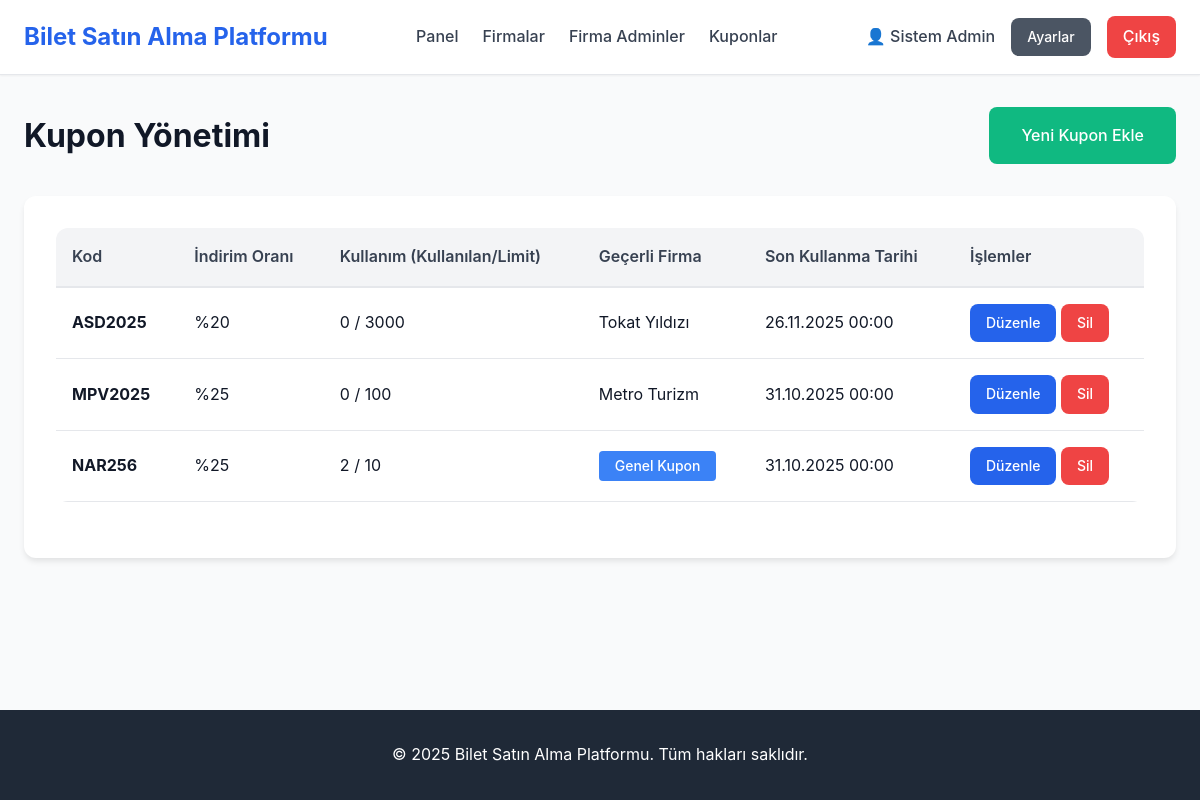
Before: /admin/coupons (signed in) with the older database file.
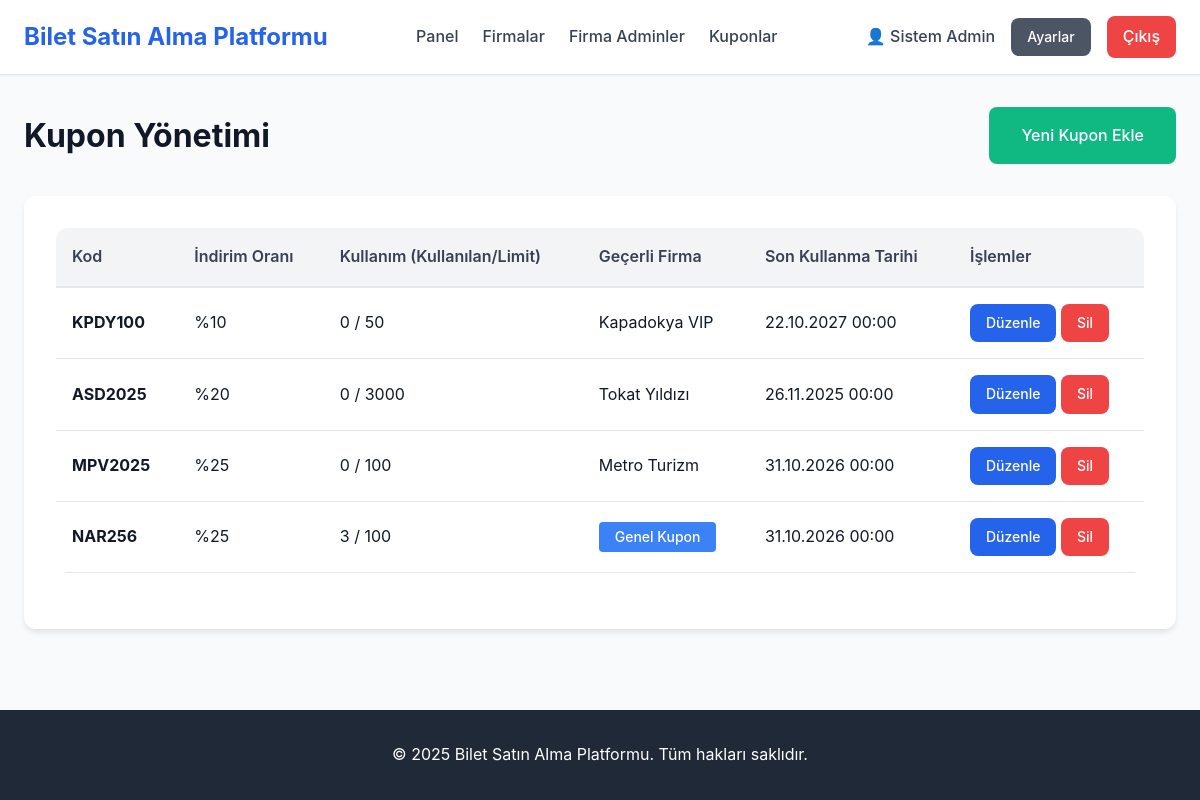
After: the same page with the newer database file.
### tables this page shows
CREATE TABLE Coupons (
    id TEXT PRIMARY KEY,                    -- UUID
    code TEXT NOT NULL UNIQUE,              -- Kupon kodu (benzersiz)
    discount REAL NOT NULL CHECK(discount > 0 AND discount <= 100),  -- İndirim oranı (%)
    company_id TEXT NULL,                   -- NULL ise global (admin), değilse firma kuponu
    usage_limit INTEGER NOT NULL,           -- Toplam kullanım limiti
    used_count INTEGER DEFAULT 0,           -- Şu ana kadar kaç kez kullanıldı
    expire_date DATETIME NOT NULL,          -- Son kullanma tarihi
    created_at TIMESTAMP DEFAULT CURRENT_TIMESTAMP,
    FOREIGN KEY (company_id) REFERENCES Bus_Company(id) ON DELETE CASCADE
);

CREATE TABLE Bus_Company (
    id TEXT PRIMARY KEY,                    -- UUID
    name TEXT NOT NULL UNIQUE,              -- Firma adı (benzersiz)
    logo_path TEXT,                         -- Logo dosya yolu
    created_at TIMESTAMP DEFAULT CURRENT_TIMESTAMP
);

### pages/admin/coupons.php (called while the page is built, shortened)
<?php
$auth = new Auth();
$db = Database::getInstance();
$auth->requireAdmin();
$coupons = $db->getAllCoupons();
require_once INCLUDES_PATH . '/header.php';
require_once VIEWS_PATH . '/admin/coupons.view.php';
require_once INCLUDES_PATH . '/footer.php';

### public/index.php (called while the page is built, shortened)
<?php
require_once __DIR__ . '/../config/config.php';
require_once __DIR__ . '/../router.php';

### config/config.php (called while the page is built, shortened)
<?php
require_once __DIR__ . '/database.php';
spl_autoload_register(function ($class) {
    $file = CLASSES_PATH . '/' . $class . '.php';
});

### config/database.php (called while the page is built, shortened)
<?php
function getDBConnection() {
    try {
        $pdo = new PDO('sqlite:' . DB_PATH);
        $pdo->setAttribute(PDO::ATTR_ERRMODE, PDO::ERRMODE_EXCEPTION);
        $pdo->exec('PRAGMA foreign_keys = ON');
        $pdo->setAttribute(PDO::FETCH_ASSOC, true);
        return $pdo;
    } catch (PDOException $e) {
        error_log("Veritabanı bağlantı hatası: " . $e->getMessage());
        if (ENVIRONMENT !== 'development') {
            die("Sistemde bir sorun oluştu. Lütfen daha sonra tekrar deneyin.");
        } else {
            die("Veritabanı bağlantı hatası: " . $e->getMessage());
        }
    }
}

### classes/Database.php (called while the page is built, shortened)
<?php
class Database {
    private $pdo;
    private static $instance = null;
    private function __construct() {
        $this->pdo = getDBConnection();
    }
    public static function getInstance() {
        if (self::$instance === null) {
            self::$instance = new self();
        }
        return self::$instance;
    }
    public function fetchAll($sql, $params = []) {
        try {
            $stmt = $this->pdo->prepare($sql);
            $stmt->execute($params);
            return $stmt->fetchAll(PDO::FETCH_ASSOC);
        } catch (PDOException $e) {
            error_log("Database Error (fetchAll): " . $e->getMessage());
            error_log("SQL: " . $sql);
            return [];
        }
    }
    public function getAllCoupons() {
        $sql = "SELECT c.*, bc.name as company_name
                FROM Coupons c
                LEFT JOIN Bus_Company bc ON c.company_id = bc.id
                ORDER BY c.created_at DESC";
        return $this->fetchAll($sql);
    }
}

### classes/Auth.php (called while the page is built, shortened)
<?php
class Auth {
    public function isLoggedIn() {
        return isset($_SESSION['logged_in']) && $_SESSION['logged_in'] === true;
    }
    public function getCurrentUser() {
        return [
            'id' => $_SESSION['user_id'],
            'email' => $_SESSION['user_email'],
            'name' => $_SESSION['user_name'],
            'role' => $_SESSION['user_role'],
            'company_id' => $_SESSION['user_company_id'] ?? null,
            'balance' => $_SESSION['user_balance'] ?? 0
        ];
    }
}

### views/admin/coupons.view.php (the view, shortened to what this page needs)
<div class="container mt-4">
    <div class="d-flex justify-content-between align-items-center mb-4">
        <h1>Kupon Yönetimi</h1>
        <a href="/admin/coupons/add" class="btn btn-success">Yeni Kupon Ekle</a>
    </div>
    <div class="card">
        <div class="card-body">
            <?php if (empty($coupons)): ?>
                <div class="alert alert-info">Sistemde kayıtlı kupon bulunmamaktadır.</div>
            <?php else: ?>
                <div class="table-container">
                    <table>
                        <thead>
                            <tr>
                                <th>Kod</th>
                                <th>İndirim Oranı</th>
                                <th>Kullanım (Kullanılan/Limit)</th>
                                <th>Geçerli Firma</th>
                                <th>Son Kullanma Tarihi</th>
                                <th>İşlemler</th>
                            </tr>
                        </thead>
                        <tbody>
                            <?php foreach ($coupons as $coupon): ?>
                                <tr>
                                    <td><strong><?= htmlspecialchars($coupon['code']) ?></strong></td>
                                    <td>%<?= htmlspecialchars($coupon['discount']) ?></td>
                                    <td><?= htmlspecialchars($coupon['used_count']) ?> / <?= htmlspecialchars($coupon['usage_limit']) ?></td>
                                    <td>
                                        <?php if ($coupon['company_name']): ?>
                                            <?= htmlspecialchars($coupon['company_name']) ?>
                                        <?php else: ?>
                                            <span class="badge badge-info">Genel Kupon</span>
                                        <?php endif; ?>
                                    </td>
                                    <td><?= date(DATETIME_FORMAT, strtotime($coupon['expire_date'])) ?></td>
                                    <td>
                                        <a href="/admin/coupons/edit?id=<?= $coupon['id'] ?>" class="btn btn-primary btn-sm">Düzenle</a>
                                        <a href="/admin/coupons/delete?id=<?= $coupon['id'] ?>" class="btn btn-danger btn-sm" onclick="return confirm('Bu kuponu silmek istediğinizden emin misiniz?')">Sil</a>
                                    </td>
                                </tr>
                            <?php endforeach; ?>
                        </tbody>
                    </table>
                </div>
            <?php endif; ?>
        </div>
    </div>
</div>

### router.php (shortened to what this page needs)
<?php
$uri = parse_url($_SERVER['REQUEST_URI'], PHP_URL_PATH);
$uri = rtrim($uri, '/');
$uri = $uri === '' ? '/' : $uri;
$routes = [
    '/' => 'pages/home.php',
    '/buy-ticket' => 'pages/buy-ticket.php',
    '/trip/([a-zA-Z0-9\-]+)' => 'pages/trip-details.php',
    '/checkout' => 'pages/checkout.php',
    '/process-payment' => 'pages/process-payment.php',
    '/apply-coupon' => 'pages/apply-coupon.php',
    '/remove-coupon' => 'pages/remove-coupon.php',
    '/login' => 'pages/auth/login.php',
    '/register' => 'pages/auth/register.php',
    '/logout' => 'pages/auth/logout.php',
    '/dashboard' => 'pages/user/dashboard.php',
    '/my-tickets' => 'pages/user/my-tickets.php',
    '/user/cancel-ticket' => 'pages/user/cancel-ticket.php',
    '/user/ticket-pdf' => 'pages/user/ticket-pdf.php',
    '/profile' => 'pages/user/profile.php',
    '/company/dashboard' => 'pages/company/dashboard.php',
    '/company/trips' => 'pages/company/trips.php',
    '/company/trips/add' => 'pages/company/add-trip.php',
    '/company/trips/edit' => 'pages/company/edit-trip.php',
    '/company/trips/delete' => 'pages/company/delete-trip.php',
    '/company/coupons' => 'pages/company/coupons.php',
    '/company/coupons/add' => 'pages/company/add-coupon.php',
    '/company/coupons/edit' => 'pages/company/edit-coupon.php',
    '/company/coupons/delete' => 'pages/company/delete-coupon.php',
    '/admin/dashboard' => 'pages/admin/dashboard.php',
    '/admin/companies' => 'pages/admin/companies.php',
    '/admin/companies/add' => 'pages/admin/add-company.php',
    '/admin/companies/edit' => 'pages/admin/edit-company.php',
    '/admin/companies/delete' => 'pages/admin/delete-company.php',
    '/admin/company-admins/add' => 'pages/admin/add-company-admin.php',
    '/admin/company-admins' => 'pages/admin/company-admins.php',
    '/admin/company-admins/edit' => 'pages/admin/edit-company-admin.php',
    '/admin/company-admins/delete' => 'pages/admin/delete-company-admin.php',
    '/admin/coupons' => 'pages/admin/coupons.php',
    '/admin/coupons/add' => 'pages/admin/add-coupon.php',
    '/admin/coupons/edit' => 'pages/admin/edit-coupon.php',
    '/admin/coupons/delete' => 'pages/admin/delete-coupon.php'
];
if (array_key_exists($uri, $routes)) {
    require_once ROOT_PATH . '/' . $routes[$uri];
    exit;
}

### includes/header.php (shortened to what this page needs)
<!DOCTYPE html>
<html lang="tr">
<head>
    <link rel="stylesheet" href="/assets/css/style.css">
</head>
<body>
    <?php
    if (isset($auth) && $auth->isLoggedIn() && !isset($hideNavbar)) {
        require_once INCLUDES_PATH . '/navbar.php';
    }
    ?>
    <main class="main-content">

### includes/navbar.php (shortened to what this page needs)
<?php
$currentUser = $auth->getCurrentUser();
$role = $currentUser['role'] ?? '';
?>
<nav class="navbar">
    <div class="container">
        <div class="navbar-brand">
            <a href="/"><?= SITE_NAME ?></a>
        </div>
        <ul class="navbar-menu">
            <?php if ($role === ROLE_ADMIN): ?>
                <li><a href="/admin/dashboard">Panel</a></li>
                <li><a href="/admin/companies">Firmalar</a></li>
                <li><a href="/admin/company-admins">Firma Adminler</a></li>
                <li><a href="/admin/coupons">Kuponlar</a></li>
            <?php elseif ($role === ROLE_COMPANY): ?>
                <li><a href="/company/dashboard">Panel</a></li>
                <li><a href="/company/trips">Seferler</a></li>
                <li><a href="/company/coupons">Kuponlar</a></li>
            <?php elseif ($role === ROLE_USER): ?>
                <li><a href="/">Ana Sayfa</a></li>
                <li><a href="/dashboard">Hesabım</a></li>
                <li><a href="/my-tickets">Biletlerim</a></li>
            <?php endif; ?>
        </ul>
        <div class="navbar-user">
                <span class="user-name">
                    👤 <?= htmlspecialchars($currentUser['name']) ?>
                </span>
                <a href="/profile" class="btn btn-secondary btn-sm">Ayarlar</a>
                <a href="/logout" class="btn-logout">Çıkış</a>
        </div>
    </div>
</nav>

### includes/footer.php (shortened to what this page needs)
    </main>
    <footer class="footer">
        <div class="container">
            <p>&copy; <?= date('Y') ?> <?= SITE_NAME ?>. Tüm hakları saklıdır.</p>
        </div>
    </footer>
</body>
</html>

### public/assets/css/style.css (style rules this page uses)
* { margin: 0; padding: 0; box-sizing: border-box; }
:root { --primary-color: #2563eb; --primary-hover: #1d4ed8; --secondary-color: #64748b; --success-color: #10b981; --danger-color: #ef4444; --warning-color: #f59e0b; --info-color: #3b82f6; --gray-50: #f9fafb; --gray-100: #f3f4f6; --gray-200: #e5e7eb; --gray-300: #d1d5db; --gray-400: #9ca3af; --gray-500: #6b7280; --gray-600: #4b5563; --gray-700: #374151; --gray-800: #1f2937; --gray-900: #111827; --spacing-xs: 0.25rem; --spacing-sm: 0.5rem; --spacing-md: 1rem; --spacing-lg: 1.5rem; --spacing-xl: 2rem; --spacing-2xl: 3rem; --radius-sm: 0.25rem; --radius-md: 0.5rem; --radius-lg: 0.75rem; --radius-xl: 1rem; --shadow-sm: 0 1px 2px 0 rgba(0, 0, 0, 0.05); --shadow-md: 0 4px 6px -1px rgba(0, 0, 0, 0.1); --shadow-lg: 0 10px 15px -3px rgba(0, 0, 0, 0.1); --shadow-xl: 0 20px 25px -5px rgba(0, 0, 0, 0.1); }
body { font-family: -apple-system, BlinkMacSystemFont, 'Segoe UI', Roboto, 'Helvetica Neue', Arial, sans-serif; font-size: 16px; line-height: 1.6; color: var(--gray-900); background-color: var(--gray-50); min-height: 100vh; display: flex; flex-direction: column; }
.main-content { flex: 1; padding-bottom: var(--spacing-2xl); }
.container { width: 100%; max-width: 1200px; margin: 0 auto; padding: 0 var(--spacing-lg); }
.navbar { background-color: white; box-shadow: var(--shadow-sm); position: sticky; top: 0; z-index: 1000; border-bottom: 1px solid var(--gray-200); }
.navbar .container { display: flex; align-items: center; justify-content: space-between; padding-top: var(--spacing-md); padding-bottom: var(--spacing-md); }
.navbar-brand a { font-size: 1.5rem; font-weight: 700; color: var(--primary-color); text-decoration: none; }
.navbar-menu { display: flex; list-style: none; gap: var(--spacing-lg); }
.navbar-menu li a { color: var(--gray-700); text-decoration: none; font-weight: 500; transition: color 0.2s; }
.navbar-user { display: flex; align-items: center; gap: var(--spacing-md); }
.user-name { color: var(--gray-700); font-weight: 500; }
.btn-logout { background-color: var(--danger-color); color: white; padding: var(--spacing-sm) var(--spacing-md); border-radius: var(--radius-md); text-decoration: none; font-weight: 500; transition: background-color 0.2s; }
.footer { background-color: var(--gray-800); color: white; padding: var(--spacing-xl) 0; margin-top: auto; }
.footer .container { text-align: center; }
.btn { display: inline-block; padding: var(--spacing-md) var(--spacing-xl); border: none; border-radius: var(--radius-md); font-size: 1rem; font-weight: 500; text-align: center; text-decoration: none; cursor: pointer; transition: all 0.2s; }
.btn-primary { background-color: var(--primary-color); color: white; }
.btn-secondary { background-color: var(--gray-600); color: white; }
.btn-success { background-color: var(--success-color); color: white; }
.btn-danger { background-color: var(--danger-color); color: white; }
.btn-sm { padding: var(--spacing-sm) var(--spacing-md); font-size: 0.875rem; }
.card { background: white; border-radius: var(--radius-lg); box-shadow: var(--shadow-md); padding: var(--spacing-xl); margin-bottom: var(--spacing-lg); }
.card-body { margin-bottom: var(--spacing-lg); }
.table-container { overflow-x: auto; margin-bottom: var(--spacing-lg); }
table { width: 100%; border-collapse: collapse; background: white; border-radius: var(--radius-lg); overflow: hidden; }
thead { background-color: var(--gray-100); }
th { padding: var(--spacing-md); text-align: left; font-weight: 600; color: var(--gray-700); border-bottom: 2px solid var(--gray-200); }
td { padding: var(--spacing-md); border-bottom: 1px solid var(--gray-200); }
.badge { display: inline-block; padding: var(--spacing-xs) var(--spacing-md); border-radius: var(--radius-sm); font-size: 0.875rem; font-weight: 500; }
.badge-info { background-color: var(--info-color); color: white; }
.mt-4 { margin-top: var(--spacing-xl); }
.mb-4 { margin-bottom: var(--spacing-xl); }

### views/admin/coupons.view.php (style rules this page uses)
.d-flex { display: flex; }
.justify-content-between { justify-content: space-between; }
.align-items-center { align-items: center; }

Changed rows visible on the page:
added coupons: code "KPDY100", discount "10", used_count "0", usage_limit "50", company.name "Kapadokya VIP", expire_date "22.10.2027 00:00"
changed coupons "MPV2025": expire_date "31.10.2025 00:00" → "31.10.2026 00:00"
changed coupons "NAR256": used_count "2" → "3"; usage_limit "10" → "100"; expire_date "31.10.2025 00:00" → "31.10.2026 00:00"
